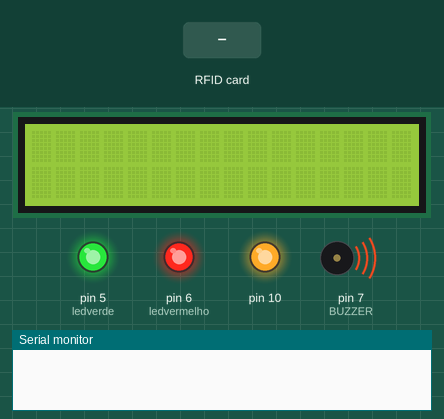
Simulated run of this sketch. Board: Arduino Uno, built with avr-gcc and run on an emulated ATmega328P. Parts: 16×2 character LCD, output pins drawn as LEDs (lit = HIGH), buzzer (waves = sounding), the last lines printed to the serial monitor. The inputs (shaded band) are chosen by the test bench. WiFi joins after 1.5 s; servers stay silent unless stated.

Above: at 0.2 s.
At 1.8 s:
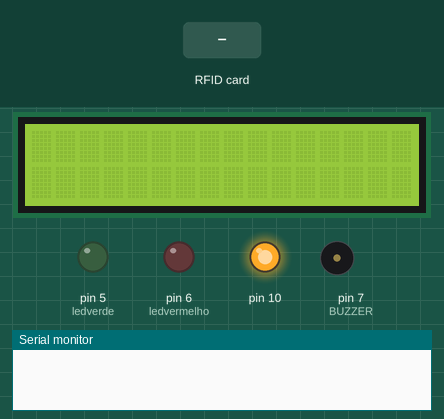
1.9 s: RFID card 5E 7A 19 C4 held to the reader
At 2.32 s:
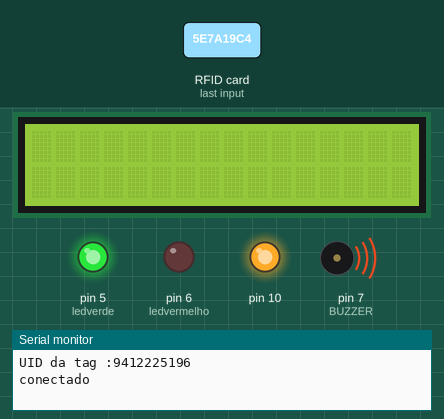
Timing chart, 0 to 4.9 s (numbered marks = the images above; inputs shaded):
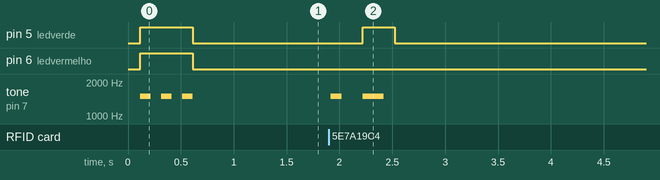

Measured:
- after the input at 1.9 s, pin 5 (ledverde): LOW → HIGH after 0.32 s, → LOW 0.30 s later; tone on pin 7 (BUZZER): silent → 1500 Hz at once, → silent 0.10 s later, → 1500 Hz 0.20 s later, → silent 0.20 s later

The sketch:

cria_log.ino
```cpp
#include <SPI.h>
#include <Ethernet.h>
#include <String.h>
#include <MFRC522.h>
#include <LiquidCrystal.h>

//pinos usados no cristal liquid
int rs = A0;
int e = A1;
int d4 = A2;
int d5 = A3;
int d6 = A4;
int d7 = A5;

//leds
int ledverde = 5;
int ledvermelho = 6;

//Define os pinos que serão utilizados para ligação ao display
LiquidCrystal lcd(rs, e, d4, d5, d6, d7);

//pinos do RFID
#define SS_PIN 9 //SDA
#define RST_PIN 8

//buzzer
#define BUZZER 7

//variaveis para pag html do arduino
String readString;
int Pin = 6;
EthernetServer server(80);
EthernetClient client;

MFRC522 mfrc522(SS_PIN, RST_PIN);

//NAO MEXA A MENOS QUE TENHA CERTEZA DO QUE ESTA FAZENDO
byte mac[] = { 0xDE, 0xAD, 0xBE, 0xEF, 0xFE, 0xED };

//RODE O EXEMPLO DhcpAddressPrinter E COLOQUE O IP EXIBIDO AQUI CONFORME O MODELO ABAIXO
byte ip[] = { 192, 168, 0, 16 };

//ENDEREÇO IP DO COMPUTADOR ONDE ESTA O BD
byte servidor[] = { 192, 168, 0, 33 };

EthernetClient cliente;


void setup() {
  Serial.begin(9600); //inicia a serial
  SPI.begin(); //inicia SPI bus
  mfrc522.PCD_Init(); //inicia MFRC522
  Ethernet.begin(mac, ip);

  lcd.begin(16, 2); //Inicia o LCD com dimensões 16x2(Colunas x Linhas)

  pinMode(ledverde, OUTPUT);
  pinMode(ledvermelho, OUTPUT);
  //Ascendendo os leds para teste
  digitalWrite(ledverde, HIGH);
  digitalWrite(ledvermelho, HIGH);
  //apito de inicialização "pi pi pi"
  pinMode(BUZZER,OUTPUT);
  tone(BUZZER,1500);
  delay(100);
  noTone(BUZZER);
  delay(100);
  tone(BUZZER,1500);
  delay(100);
  noTone(BUZZER);
  delay(100);
  tone(BUZZER,1500);
  delay(100);
  noTone(BUZZER);
  //fim apito

  //apagando os leds
  digitalWrite(ledverde, LOW);
  digitalWrite(ledvermelho, LOW);
}

void loop() {
  // aguardando novo cartao
  if ( ! mfrc522.PICC_IsNewCardPresent())
  {
    return;
  }
  // Selecionando um cartao
  if ( ! mfrc522.PICC_ReadCardSerial())
  {
    return;
  }
  //Mostra UID na serial
  Serial.print("UID da tag :");
  String conteudo= "";
  byte letra;
  for (byte i = 0; i < mfrc522.uid.size; i++)
  {
     conteudo.concat(String(mfrc522.uid.uidByte[i]));
  }
  Serial.println(conteudo);
  tone(BUZZER,1500);
  delay(100);
  noTone(BUZZER);
  //if(Serial.available()){
    //String cartao = leStringSerial();
    //verifica se exite conexao com o servido na porta 80
    if (cliente.connect(servidor, 80)) {
      Serial.println("conectado");
      //chama a pagina controledeacesso.php que esta no servidor atraves da segiunte url /bikeuniversitaria/controledeacesso.php?cartao="IDdoCARTAO"
      cliente.print("GET /bikeuniversitaria/controledeacesso.php?");
      cliente.print("cartao=\"");
      //cliente.print(cartao);
      cliente.print(conteudo);
      cliente.println("\"");
      //fim da url

      //aguardando resposta do servidor
      client = server.available();
      if (client) {
        while (client.connected()) {
          if (client.available()) {
            char c = client.read();

            if (readString.length() < 100) {
              readString += c;
            }

            if (c == '\n') {
              client.println("HTTP/1.1 200 OK");
              client.println("Content-Type: text/html");
              client.println();

              client.println("<HTML>");
              client.println("<BODY>");
              client.println("<H1>Acende LED</H1>");
              client.println("<hr />");
              client.println("<br />");

              client.println("<a href=\"/?ledon\">Ligar o led</a>");
              client.println("<a href=\"/?ledoff\">Desligar o led</a><br />");

              client.println("</BODY>");
              client.println("</HTML>");

              delay(1);
              client.stop();

              if(readString.indexOf("?ledon") > 0)
              {
                digitalWrite(Pin, HIGH);
              }
              else {
                if(readString.indexOf("?ledoff") > 0)
                {
                  digitalWrite(Pin, LOW);
                }
              }
              readString="";
            }
          }
        }
      }
      //fim contato servidor-arduino

      //ascende o led verde caso ocorra a conexao
      digitalWrite(ledverde,HIGH);

      //apita duas vezes indicando sucesso
      tone(BUZZER,1500);
      delay(100);
      noTone(BUZZER);
      tone(BUZZER,1500);
      delay(100);
      noTone(BUZZER);
      delay(100);

      //apaga o led
      digitalWrite(ledverde,LOW);
    } else {
      Serial.println("falha na conexao");
      //acende led vermelho
      digitalWrite(ledvermelho, HIGH);

      tone(BUZZER,1500);
      delay(300);
      noTone(BUZZER);
      delay(300);

      //apaga led vermelho
      digitalWrite(ledvermelho, LOW);

    }
    Serial.flush();
  //}
  cliente.stop();
}

/**
 * Função que lê uma string da Serial
 * e retorna-a (nao usada neste programa)
 */
String leStringSerial(){
  String conteudo = "";
  char caractere;

  // Enquanto receber algo pela serial
  while(Serial.available() > 0) {
    // Lê byte da serial
    caractere = Serial.read();
    // Ignora caractere de quebra de linha
    if (caractere != '\n'){
      // Concatena valores
      conteudo.concat(caractere);
    }
    // Aguarda buffer serial ler próximo caractere
    delay(10);
  }

  Serial.print("Recebi: ");
  Serial.println(conteudo);

  return conteudo;
}
```
